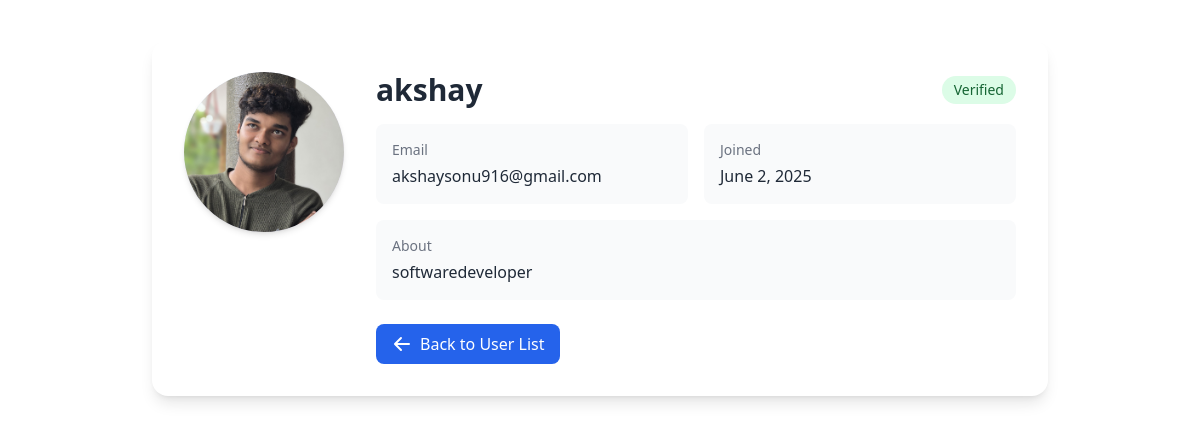
The page /admin_users/1/profile/ on the database as committed earlier.
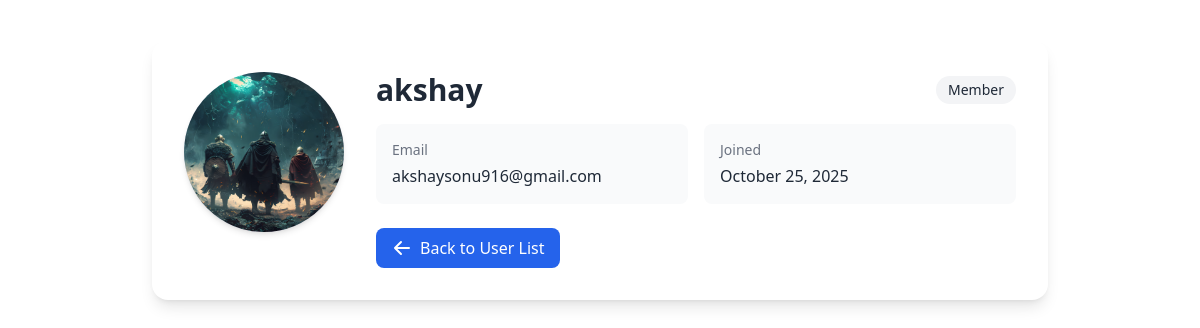
The same page on the database as committed later.
### myapp/models.py (models this page shows, shortened)
class CustomUser(AbstractUser):
    email = models.EmailField(_('email address'), unique=True)
    profile_picture = models.ImageField(upload_to='profile_pics/', default='default.jpg')
    bio = models.TextField(max_length=500, blank=True)
    location = models.CharField(max_length=100, blank=True)
    birth_date = models.DateField(null=True, blank=True)
    is_public = models.BooleanField(default=True)
    cover_photo = models.ImageField(upload_to='cover_photos/', blank=True, null=True)
    is_suspended = models.BooleanField(default=False)
    is_verified = models.BooleanField(default=False)
    ROLE_CHOICES = (
        ('user', 'User'),
        ('moderator', 'Moderator'),
        ('admin', 'Admin'),
    )
    role = models.CharField(max_length=10, choices=ROLE_CHOICES, default='user')

### myapp/views.py (the view)
# urls.py: path('admin_users/<int:user_id>/profile/', views.admin_user_profile, name='admin_user_profile'),
def admin_user_profile(request, user_id):
    user = get_object_or_404(CustomUser, id=user_id)
    return render(request, 'admin_user_profile.html', {'user': user})

### templates/admin_user_profile.html (shortened to what this page needs)
<!DOCTYPE html>
<html lang="en">
<head>
    <script src="https://cdn.tailwindcss.com"></script>
</head>
<body>
{% block content %}
<div class="max-w-4xl mx-auto mt-10 p-8 bg-white rounded-2xl shadow-lg">
    <div class="flex flex-col md:flex-row gap-8">
        <div class="flex-shrink-0">
            <div class="w-40 h-40 rounded-full bg-gradient-to-br from-blue-100 to-purple-100 flex items-center justify-center shadow-md">
                {% if user.profile_picture %}
                    <img src="{{ user.profile_picture.url }}" alt="{{ user.username }}" class="w-full h-full rounded-full object-cover">
                {% else %}
                    <span class="text-5xl font-bold text-gray-500">{{ user.username|first|upper }}</span>
                {% endif %}
            </div>
        </div>
        <div class="flex-grow">
            <div class="flex items-center justify-between mb-4">
                <h2 class="text-3xl font-bold text-gray-800">{{ user.username }}</h2>
                <span class="px-3 py-1 rounded-full text-sm font-medium
                    {% if user.is_suspended %}bg-red-100 text-red-800
                    {% elif user.is_verified %}bg-green-100 text-green-800
                    {% else %}bg-gray-100 text-gray-800{% endif %}">
                    {% if user.is_suspended %}Suspended
                    {% elif user.is_verified %}Verified
                    {% else %}Member{% endif %}
                </span>
            </div>
            <div class="grid grid-cols-1 md:grid-cols-2 gap-4 mb-6">
                <div class="bg-gray-50 p-4 rounded-lg">
                    <p class="text-sm text-gray-500 mb-1">Email</p>
                    <p class="font-medium text-gray-800">{{ user.email }}</p>
                </div>
                <div class="bg-gray-50 p-4 rounded-lg">
                    <p class="text-sm text-gray-500 mb-1">Joined</p>
                    <p class="font-medium text-gray-800">{{ user.date_joined|date:"F j, Y" }}</p>
                </div>
                {% if user.bio %}
                <div class="bg-gray-50 p-4 rounded-lg md:col-span-2">
                    <p class="text-sm text-gray-500 mb-1">About</p>
                    <p class="font-medium text-gray-800">{{ user.bio }}</p>
                </div>
                {% endif %}
            </div>
            <div class="mt-6">
                <a href="{% url 'admin_user_list' %}" class="inline-flex items-center px-4 py-2 bg-blue-600 text-white rounded-lg hover:bg-blue-700 transition-colors">
                    <svg xmlns="http://www.w3.org/2000/svg" class="h-5 w-5 mr-2" viewBox="0 0 20 20" fill="currentColor">
                        <path fill-rule="evenodd" d="M9.707 16.707a1 1 0 01-1.414 0l-6-6a1 1 0 010-1.414l6-6a1 1 0 011.414 1.414L5.414 9H17a1 1 0 110 2H5.414l4.293 4.293a1 1 0 010 1.414z" clip-rule="evenodd" />
                    </svg>
                    Back to User List
                </a>
            </div>
        </div>
    </div>
</div>
{% endblock %}
</body>
</html>

Rows that differ between the two databases and show on the page:
changed CustomUser "akshay": profile_picture: a different picture; is_verified True → False (drawn); date_joined "June 2, 2025" → "October 25, 2025"; bio "softwaredeveloper" → (not shown)
Other text that changed with them:
text no longer shown: "Verified About"
text now shown: "Member"
